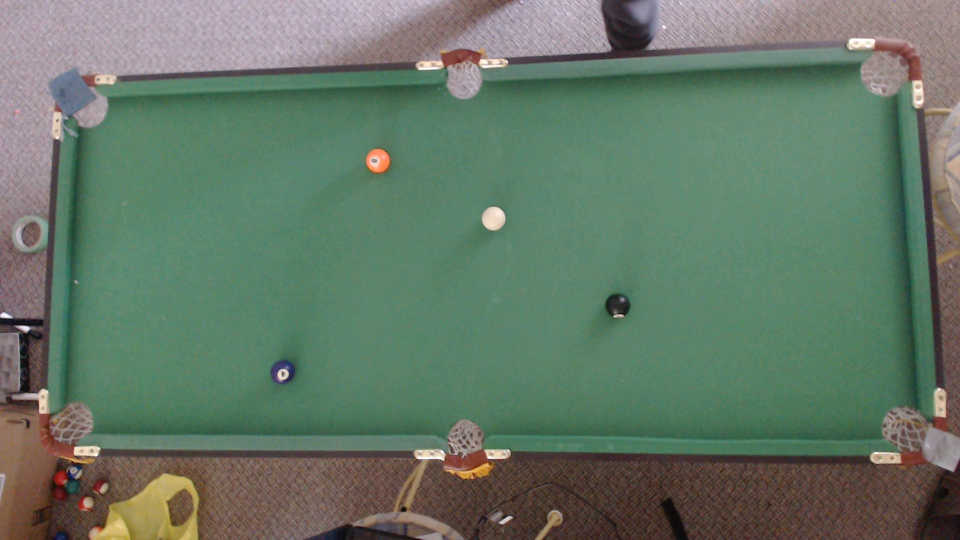
//> input picture Projects/Open_CV_Test/x64/Debug/images/fk.jpg, 1920 x 1080 px, given in place of the camera (shown at 1/2 size)
$ ./main   (built with g++ and OpenCV 4)
//> lines starting //> are read from the running program, lines starting //| are printed output that depends on the picture; after the words box and inside, x2 and y2 are one past the last pixel; in counts of white or black regions, pixels touching at a corner belong together
//objectTrackingTutorial.cpp

//Written by  Kyle Hounslow 2013

//Permission is hereby granted, free of charge, to any person obtaining a copy of this software and associated documentation files (the "Software")
//, to deal in the Software without restriction, including without limitation the rights to use, copy, modify, merge, publish, distribute, sublicense,
//and/or sell copies of the Software, and to permit persons to whom the Software is furnished to do so, subject to the following conditions:

//The above copyright notice and this permission notice shall be included in all copies or substantial portions of the Software.

//THE SOFTWARE IS PROVIDED "AS IS", WITHOUT WARRANTY OF ANY KIND, EXPRESS OR IMPLIED, INCLUDING BUT NOT LIMITED TO THE WARRANTIES OF MERCHANTABILITY,
//FITNESS FOR A PARTICULAR PURPOSE AND NONINFRINGEMENT. IN NO EVENT SHALL THE AUTHORS OR COPYRIGHT HOLDERS BE LIABLE FOR ANY CLAIM, DAMAGES OR OTHER
//LIABILITY, WHETHER IN AN ACTION OF CONTRACT, TORT OR OTHERWISE, ARISING FROM, OUT OF OR IN CONNECTION WITH THE SOFTWARE OR THE USE OR OTHER DEALINGS
//IN THE SOFTWARE.

#include <sstream>
#include <string>
#include <iostream>
#include <map>
#include <queue>
#include <fstream>
#include "opencv/cv.h"
#include "opencv2/highgui.hpp"
#include "opencv2/imgproc.hpp"
#include "opencv2/imgcodecs.hpp"


using namespace cv;
using namespace std;
//initial min and max HSV filter values.
//these will be changed using trackbars
int H_MIN = 42;
int H_MAX = 135;
int S_MIN = 0;
int S_MAX = 205;
int V_MIN = 0;
int V_MAX = 21;
//default capture width and height
const int FRAME_WIDTH = 640;
const int FRAME_HEIGHT = 480;
//max number of objects to be detected in frame
const int MAX_NUM_OBJECTS = 50;
//minimum and maximum object area
const int MIN_OBJECT_AREA = 20 * 20;
const int MAX_OBJECT_AREA = FRAME_HEIGHT * FRAME_WIDTH / 1.5;
//names that will appear at the top of each window
const string windowName = "Original Image";
const string windowName1 = "HSV Image";
const string windowName2 = "Thresholded Image";
const string windowName3 = "After Morphological Operations";
const string trackbarWindowName = "Trackbars";

//The following global variables are used for detecting the circles

const std::string windowNameCircles = "Hough Circle Detection Demo";
const std::string cannyThresholdTrackbarName = "Canny threshold";
const std::string accumulatorThresholdTrackbarName = "Accumulator Threshold";
const std::string usage = "Usage : tutorial_HoughCircle_Demo <path_to_input_image>\n";

const std::string circleDisplay = "Circle Display";

const int cannyThresholdInitialValue = 100; //best at 139
const int accumulatorThresholdInitialValue = 50; //best at 36
const int maxAccumulatorThreshold = 200;
const int maxCannyThreshold = 255;

RNG rng(12345);
int thresh = 100;
int max_thresh = 255;

//=====================================The Following functions are used for the colour detect==========================================================//
// [9 lines left out: function on_trackbar, not called in this run]
string intToString(int number) {


	std::stringstream ss;
	ss << number;
	return ss.str();
}
void createTrackbars() {
	//create window for trackbars


	cv::namedWindow(trackbarWindowName, 0);

	//create memory to store trackbar name on window
	char TrackbarName[50];
	sprintf_s(TrackbarName, "H_MIN", H_MIN);
	sprintf_s(TrackbarName, "H_MAX", H_MAX);
	sprintf_s(TrackbarName, "S_MIN", S_MIN);
	sprintf_s(TrackbarName, "S_MAX", S_MAX);
	sprintf_s(TrackbarName, "V_MIN", V_MIN);
	sprintf_s(TrackbarName, "V_MAX", V_MAX);
	//create trackbars and insert them into window
	//3 parameters are: the address of the variable that is changing when the trackbar is moved(eg.H_LOW),
	//the max value the trackbar can move (eg. H_HIGH),
	//and the function that is called whenever the trackbar is moved(eg. on_trackbar)
	//                                  ---->    ---->     ---->
	createTrackbar("H_MIN", trackbarWindowName, &H_MIN, H_MAX, on_trackbar);
	createTrackbar("H_MAX", trackbarWindowName, &H_MAX, H_MAX, on_trackbar);
	createTrackbar("S_MIN", trackbarWindowName, &S_MIN, S_MAX, on_trackbar);
	createTrackbar("S_MAX", trackbarWindowName, &S_MAX, S_MAX, on_trackbar);
	createTrackbar("V_MIN", trackbarWindowName, &V_MIN, V_MAX, on_trackbar);
	createTrackbar("V_MAX", trackbarWindowName, &V_MAX, V_MAX, on_trackbar);


}
void drawObject(int x, int y, Mat &frame) {

	//use some of the openCV drawing functions to draw crosshairs
	//on your tracked image!

	//UPDATE:JUNE 18TH, 2013
	//added 'if' and 'else' statements to prevent
	//memory errors from writing off the screen (ie. (-25,-25) is not within the window!)

	circle(frame, Point(x, y), 20, Scalar(0, 255, 0), 2);
	if (y - 25>0)
		line(frame, Point(x, y), Point(x, y - 25), Scalar(0, 255, 0), 2);
	else line(frame, Point(x, y), Point(x, 0), Scalar(0, 255, 0), 2);
	if (y + 25<FRAME_HEIGHT)
		line(frame, Point(x, y), Point(x, y + 25), Scalar(0, 255, 0), 2);
	else line(frame, Point(x, y), Point(x, FRAME_HEIGHT), Scalar(0, 255, 0), 2);
	if (x - 25>0)
		line(frame, Point(x, y), Point(x - 25, y), Scalar(0, 255, 0), 2);
	else line(frame, Point(x, y), Point(0, y), Scalar(0, 255, 0), 2);
	if (x + 25<FRAME_WIDTH)
		line(frame, Point(x, y), Point(x + 25, y), Scalar(0, 255, 0), 2);
	else line(frame, Point(x, y), Point(FRAME_WIDTH, y), Scalar(0, 255, 0), 2);

	putText(frame, intToString(x) + "," + intToString(y), Point(x, y + 30), 1, 1, Scalar(0, 255, 0), 2);

}
void morphOps(Mat &thresh) {

	//create structuring element that will be used to "dilate" and "erode" image.
	//the element chosen here is a 3px by 3px rectangle

	Mat erodeElement = getStructuringElement(MORPH_RECT, Size(3, 3));
	//dilate with larger element so make sure object is nicely visible
	Mat dilateElement = getStructuringElement(MORPH_RECT, Size(8, 8));

	erode(thresh, thresh, erodeElement);
	erode(thresh, thresh, erodeElement);


	dilate(thresh, thresh, dilateElement);
	dilate(thresh, thresh, dilateElement);

}
void trackFilteredObject(int &x, int &y, Mat threshold, Mat &cameraFeed) {

	Mat temp;
	threshold.copyTo(temp);
	//these two vectors needed for output of findContours
	vector< vector<Point> > contours;
	vector<Vec4i> hierarchy;
	//find contours of filtered image using openCV findContours function
	findContours(temp, contours, hierarchy, CV_RETR_CCOMP, CV_CHAIN_APPROX_SIMPLE);
	//use moments method to find our filtered object
	double refArea = 0;
	bool objectFound = false;
	if (hierarchy.size() > 0) {
		int numObjects = hierarchy.size();
		//if number of objects greater than MAX_NUM_OBJECTS we have a noisy filter
		if (numObjects<MAX_NUM_OBJECTS) {
			for (int index = 0; index >= 0; index = hierarchy[index][0]) {

				Moments moment = moments((cv::Mat)contours[index]);
				double area = moment.m00;

				//if the area is less than 20 px by 20px then it is probably just noise
				//if the area is the same as the 3/2 of the image size, probably just a bad filter
				//we only want the object with the largest area so we safe a reference area each
				//iteration and compare it to the area in the next iteration.
				if (area>MIN_OBJECT_AREA && area<MAX_OBJECT_AREA && area>refArea) {
					x = moment.m10 / area;
					y = moment.m01 / area;
					objectFound = true;
					refArea = area;
				}
				else objectFound = false;


			}
			//let user know you found an object
			if (objectFound == true) {
				putText(cameraFeed, "Tracking Object", Point(0, 50), 2, 1, Scalar(0, 255, 0), 2);
				//draw object location on screen
				drawObject(x, y, cameraFeed);
			}

		}
		else putText(cameraFeed, "TOO MUCH NOISE! ADJUST FILTER", Point(0, 50), 1, 2, Scalar(0, 0, 255), 2);
	}
}

//======================================The following functions are used for the circle detect===========================================================/

// [41 lines left out: functions HoughDetection, contoursConvexHull, not called in this run]

typedef struct t_color_node {
	cv::Mat       mean;       // The mean of this node
	cv::Mat       cov;
	uchar         classid;    // The class ID

	t_color_node  *left;
	t_color_node  *right;
} t_color_node;

cv::Mat get_dominant_palette(std::vector<cv::Vec3b> colors) {
	const int tile_size = 64;
	cv::Mat ret = cv::Mat(tile_size, tile_size*colors.size(), CV_8UC3, cv::Scalar(0));

	for (int i = 0; i<colors.size(); i++) {
		cv::Rect rect(i*tile_size, 0, tile_size, tile_size);
		cv::rectangle(ret, rect, cv::Scalar(colors[i][0], colors[i][1], colors[i][2]), CV_FILLED);
	}

	return ret;
}

std::vector<t_color_node*> get_leaves(t_color_node *root) {
	std::vector<t_color_node*> ret;
	std::queue<t_color_node*> queue;
	queue.push(root);

	while (queue.size() > 0) {
		t_color_node *current = queue.front();
		queue.pop();

		if (current->left && current->right) {
			queue.push(current->left);
			queue.push(current->right);
			continue;
		}

		ret.push_back(current);
	}

	return ret;
}

std::vector<cv::Vec3b> get_dominant_colors(t_color_node *root) {
	std::vector<t_color_node*> leaves = get_leaves(root);
	std::vector<cv::Vec3b> ret;

	for (int i = 0; i<leaves.size(); i++) {
		cv::Mat mean = leaves[i]->mean;
		ret.push_back(cv::Vec3b(mean.at<double>(0)*255.0f,
			mean.at<double>(1)*255.0f,
			mean.at<double>(2)*255.0f));
	}

	return ret;
}

// [21 lines left out: function get_next_classid, not called in this run]

void get_class_mean_cov(cv::Mat img, cv::Mat classes, t_color_node *node) {
	const int width = img.cols;
	const int height = img.rows;
	const uchar classid = node->classid;

	cv::Mat mean = cv::Mat(3, 1, CV_64FC1, cv::Scalar(0));
	cv::Mat cov = cv::Mat(3, 3, CV_64FC1, cv::Scalar(0));

	// We start out with the average color
	double pixcount = 0;
	for (int y = 0; y<height; y++) {
		cv::Vec3b* ptr = img.ptr<cv::Vec3b>(y);
		uchar* ptrClass = classes.ptr<uchar>(y);
		for (int x = 0; x<width; x++) {
			if (ptrClass[x] != classid)
				continue;

			cv::Vec3b color = ptr[x];
			cv::Mat scaled = cv::Mat(3, 1, CV_64FC1, cv::Scalar(0));
			scaled.at<double>(0) = color[0] / 255.0f;
			scaled.at<double>(1) = color[1] / 255.0f;
			scaled.at<double>(2) = color[2] / 255.0f;

			mean += scaled;
			cov = cov + (scaled * scaled.t());

			pixcount++;
		}
	}

	cov = cov - (mean * mean.t()) / pixcount;
	mean = mean / pixcount;

	// The node mean and covariance
	node->mean = mean.clone();
	node->cov = cov.clone();

	return;
}

// [51 lines left out: function partition_class, not called in this run]

cv::Mat get_quantized_image(cv::Mat classes, t_color_node *root) {
	std::vector<t_color_node*> leaves = get_leaves(root);

	const int height = classes.rows;
	const int width = classes.cols;
	cv::Mat ret(height, width, CV_8UC3, cv::Scalar(0));

	for (int y = 0; y<height; y++) {
		uchar *ptrClass = classes.ptr<uchar>(y);
		cv::Vec3b *ptr = ret.ptr<cv::Vec3b>(y);
		for (int x = 0; x<width; x++) {
			uchar pixel_class = ptrClass[x];
			for (int i = 0; i<leaves.size(); i++) {
				if (leaves[i]->classid == pixel_class) {
					ptr[x] = cv::Vec3b(leaves[i]->mean.at<double>(0) * 255,
						leaves[i]->mean.at<double>(1) * 255,
						leaves[i]->mean.at<double>(2) * 255);
				}
			}
		}
	}

	return ret;
}

cv::Mat get_viewable_image(cv::Mat classes) {
	const int height = classes.rows;
	const int width = classes.cols;

	const int max_color_count = 12;
	cv::Vec3b *palette = new cv::Vec3b[max_color_count];
	palette[0] = cv::Vec3b(0, 0, 0);
	palette[1] = cv::Vec3b(255, 0, 0);
	palette[2] = cv::Vec3b(0, 255, 0);
	palette[3] = cv::Vec3b(0, 0, 255);
	palette[4] = cv::Vec3b(255, 255, 0);
	palette[5] = cv::Vec3b(0, 255, 255);
	palette[6] = cv::Vec3b(255, 0, 255);
	palette[7] = cv::Vec3b(128, 128, 128);
	palette[8] = cv::Vec3b(128, 255, 128);
	palette[9] = cv::Vec3b(32, 32, 32);
	palette[10] = cv::Vec3b(255, 128, 128);
	palette[11] = cv::Vec3b(128, 128, 255);

	cv::Mat ret = cv::Mat(height, width, CV_8UC3, cv::Scalar(0, 0, 0));
	for (int y = 0; y<height; y++) {
		cv::Vec3b *ptr = ret.ptr<cv::Vec3b>(y);
		uchar *ptrClass = classes.ptr<uchar>(y);
		for (int x = 0; x<width; x++) {
			int color = ptrClass[x];
			if (color >= max_color_count) {
				printf("You should increase the number of predefined colors!\n");
				continue;
			}
			ptr[x] = palette[color];
		}
	}

	return ret;
}

// [31 lines left out: function get_max_eigenvalue_node, not called in this run]

std::vector<cv::Vec3b> find_dominant_colors(cv::Mat img, int count) {
	const int width = img.cols;
	const int height = img.rows;

	cv::Mat classes = cv::Mat(height, width, CV_8UC1, cv::Scalar(1));
	t_color_node *root = new t_color_node();

	root->classid = 1;
	root->left = NULL;
	root->right = NULL;

	t_color_node *next = root;
	get_class_mean_cov(img, classes, root);
	for (int i = 0; i<count - 1; i++) {
		next = get_max_eigenvalue_node(root);
		partition_class(img, classes, get_next_classid(root), next);
		get_class_mean_cov(img, classes, next->left);
		get_class_mean_cov(img, classes, next->right);
	}

	std::vector<cv::Vec3b> colors = get_dominant_colors(root);

	cv::Mat quantized = get_quantized_image(classes, root);
	cv::Mat viewable = get_viewable_image(classes);
	cv::Mat dom = get_dominant_palette(colors);

	cv::imwrite("./classification.png", viewable);
	cv::imwrite("./quantized.png", quantized);
	cv::imwrite("./palette.png", dom);

	return colors;
}

map<string, Point2f> assign_ball_colour(vector<Point2f> center, vector<float> radius, Mat display, Mat src)
{
	map<string, vector<int>> code;
	map<string, Vec3b> palette;
	map<string, Point2f>balls;


	code["black"] = vector<int>{ 44, 133, 0, 256, 0, 74 };
	//code["red"] = Vec3b(30, 40, 171);
	//palette["green"] = Vec3b(133, 122, 9);
	code["purple"] = vector<int>{ 116, 130, 0, 175, 0, 256 };
	code["blue"] = vector<int>{ 98, 119, 119, 228, 0, 256 };
	//palette["orange"] = Vec3b(115, 148, 194);
	code["white"] = vector<int>{ 0, 102, 0, 38, 0, 256 };
	//palette["maroon"] = Vec3b(51, 36, 128);
	code["yellow"] = vector<int>{ 0, 54, 54, 256, 0, 256 };


	palette["black"] = Vec3b(73, 73, 31);
	//palette["red"] = Vec3b(0, 0, 255);
	//palette["green"] = Vec3b(0, 255, 0);
	palette["blue"] = Vec3b(136, 106, 48);
	//palette["orange"] = Vec3b(0, 127, 255);
	palette["white"] = Vec3b(116, 119, 105);
	palette["purple"] = Vec3b(125, 96, 53);
	palette["yellow"] = Vec3b(93, 129, 146);
	//palette["indigo"] = Vec3b(128, 0, 0);


	string color_name;
	Vec3b nearest_color;
	vector<Vec3b> ball_colour;


	bool trackObjects = true;
	bool useMorphOps = true;
	//Matrix to store each frame of the webcam feed
	Mat cameraFeed;
	//matrix storage for HSV image
	Mat HSV;
	//matrix storage for binary threshold image
	Mat threshold;
	//x and y values for the location of the object
	int x = 0, y = 0;
	//create slider bars for HSV filtering
	createTrackbars();
	bool flag = true;


	//Find the average colour of each circle
	for (int i = 0; i < center.size(); i++)
	{
		//if (radius[i] < 10 || radius[i] > 18)
		if (radius[i] >  7 && radius[i] < 4)
			continue;

		cv::circle(display, center[i], 3, Scalar(0, 255, 0), -1, 8, 0);
		// circle outline
		cv::circle(display, center[i], radius[i], Scalar(0, 0, 255), 3, 8, 0);
		imshow("Output", display);

		float min_distance = FLT_MAX;
		try {
			//cv::Mat roi = src(cv::Range(center[i].y - radius[i], center[i].y + radius[i] + 1), cv::Range(center[i].x - radius[i], center[i].x + radius[i] + 1));
			cv::Mat roi = src(cv::Range(center[i].y - radius[i] - 1, center[i].y + radius[i] + 1), cv::Range(center[i].x - radius[i] - 1, center[i].x + radius[i] + 1));

			Mat copy = roi.clone();
			imshow("ROI", roi);

			cvtColor(roi, HSV, COLOR_BGR2HSV);

			for (map<string, vector<int>>::iterator pal = code.begin(); pal != code.end(); ++pal)
			{
				x = 0;
				y = 0;
				inRange(HSV, Scalar(pal->second[0], pal->second[2], pal->second[4]), Scalar(pal->second[1], pal->second[3], pal->second[5]), threshold);
				if (useMorphOps)
					morphOps(threshold);
				if (trackObjects)
					trackFilteredObject(x, y, threshold, copy);

				if (x > 0 && y > 0) cout << center[i] << " for " << pal->first << endl;
			}


			ball_colour = find_dominant_colors(roi, 1);
		}
		catch (cv::Exception & e)
		{
			continue;
		}

		for (map<string, Vec3b>::iterator pal = palette.begin(); pal != palette.end(); ++pal)
		{
			float dist = norm(pal->second, ball_colour[0]);
			if (dist < min_distance)
			{
				nearest_color = pal->second;
				color_name = pal->first;
				min_distance = dist;
			}
		}
		float th_distance = 1000.f;

		//if (min_distance < th_distance)
		if (min_distance < 10.0f)
		{
		//cout << ball_colour[0] << " is similar to " << color_name << endl;
		balls[color_name] = center[i];

		}
		else
		{
		//cout << ball_colour[0] << " is not in the palette" << endl;
		}
		//cout << "Distance with nearest color " << nearest_color << " is " << min_distance << endl;
		//waitKey();

	}
	return balls;
}

//void scale_table(Mat src, vector<Point2f> center, vector<float> radius, Mat display, Point2f left_corner, Point2f right_corner)
// [47 lines left out: function scale_table, not called in this run]

Mat3b crop_image_table(Mat src, Point2f &left_corner, Point2f &right_corner)
{
	Mat roi3b = src.clone();
	Mat result = src.clone();

	bool trackObjects = true;
	bool useMorphOps = true;
	Mat HSV;
	Mat threshold;

	cvtColor(roi3b, HSV, COLOR_BGR2HSV);
	int leftx, lefty, rightx, righty;
	Rect r;

	//Find left corner
	inRange(HSV, Scalar(167, 182, 119), Scalar(214, 230, 256), threshold);
	morphOps(threshold);
	trackFilteredObject(leftx, lefty, threshold, roi3b);
	imshow("test", threshold);
	imshow("test1", HSV);
	waitKey();

	//Find right corner
	//inRange(HSV, Scalar(18, 35, 86), Scalar(44, 100, 249), threshold);
	inRange(HSV, Scalar(42, 0, 0), Scalar(135, 205, 21), threshold);
	morphOps(threshold);
	trackFilteredObject(rightx, righty, threshold, roi3b);

	//waitKey();
	/*
	try {
		left_corner = Point2f(leftx - 5, lefty - 5);
		right_corner = Point2f(rightx + 5, righty + 5);
		r = Rect(left_corner, right_corner);
	}
	catch (cv::Exception & e)
	{
		r = Rect(130, 130, 500, 250);
	}
	*/

	r = Rect(130, 130, 500, 250);
	//r = Rect(348, 503, 131, 136);

	Mat3b crop(result(r));
	return crop;
}

/*
int main(int argc, char** argv) {
//some boolean variables for different functionality within this
//program
bool trackObjects = true;
bool useMorphOps = true;
//Matrix to store each frame of the webcam feed
Mat cameraFeed;
//matrix storage for HSV image
Mat HSV;
//matrix storage for binary threshold image
Mat threshold;
//x and y values for the location of the object
int x = 0, y = 0;
//create slider bars for HSV filtering
createTrackbars();
//video capture object to acquire webcam feed


VideoCapture capture;
//open capture object at location zero (default location for webcam)
capture.open(0);
//set height and width of capture frame
capture.set(CV_CAP_PROP_FRAME_WIDTH, FRAME_WIDTH);
capture.set(CV_CAP_PROP_FRAME_HEIGHT, FRAME_HEIGHT);


VideoCapture capture;
capture.open(1);
capture.set(CAP_PROP_AUTOFOCUS, 1);
//capture.set(3, 1024);
//capture.set(4, 576);
capture.set(CAP_PROP_BRIGHTNESS, 100);
capture.set(CAP_PROP_SATURATION, 255);
capture.set(CV_CAP_PROP_FRAME_WIDTH, 640);
capture.set(CV_CAP_PROP_FRAME_HEIGHT, 480);
//src = imread(argv[1], 1);
Point2f left_corner;
Point2f right_corner;
Mat src;
Mat roi3b;

char key = 0;
while (key != 'q' && key != 'Q')
{
	capture.read(roi3b);
	imshow("Test", roi3b);
	key = (char)waitKey(10);
}


//Point2f left_corner;
//Point2f right_corner;


//capture.read(cameraFeed);
//cameraFeed = imread(argv[1], IMREAD_COLOR);
//Mat src = imread(argv[1], IMREAD_COLOR);
//roi3b = crop_image_table(src, left_corner, right_corner);
Mat copy;
//mshow(windowName, roi3b);

//start an infinite loop where webcam feed is copied to cameraFeed matrix
//all of our operations will be performed within this loop

while (1) {

//store image to matrix

copy = roi3b.clone();
//convert frame from BGR to HSV colorspace
cvtColor(roi3b, HSV, COLOR_BGR2HSV);
//filter HSV image between values and store filtered image to
//threshold matrix
inRange(HSV, Scalar(H_MIN, S_MIN, V_MIN), Scalar(H_MAX, S_MAX, V_MAX), threshold);
//perform morphological operations on thresholded image to eliminate noise
//and emphasize the filtered object(s)w
if (useMorphOps)
morphOps(threshold);
//pass in thresholded frame to our object tracking function
//this function will return the x and y coordinates of the
//filtered object
if (trackObjects)
trackFilteredObject(x, y, threshold, copy);

//show frames
imshow(windowName2, threshold);
imshow(windowName, copy);
//imshow(windowName1, HSV);


//delay 30ms so that screen can refresh.
//image will not appear without this waitKey() command
waitKey(30);
}

return 0;
}
*/


int main(int argc, char** argv)
{
	Mat src, srcGray, srcBlur, srcCanny;

	VideoCapture capture;
	capture.open(1);
	capture.set(CAP_PROP_AUTOFOCUS, 1);
	//capture.set(3, 1024);
	//capture.set(4, 576);
	//capture.set(CAP_PROP_BRIGHTNESS, 100);
	//capture.set(CAP_PROP_SATURATION, 255);
	capture.set(CV_CAP_PROP_FRAME_WIDTH, 640);
	capture.set(CV_CAP_PROP_FRAME_HEIGHT, 480);
	//src = imread(argv[1], 1);
	Point2f left_corner;
	Point2f right_corner;

	char key = 0;
	while (key != 'q' && key != 'Q')
	{
		capture.read(src);
//> src is the input picture: 1080 rows x 1920 cols, CV_8UC3; mean B, G, R 102.7, 119.6, 100.9
		imshow("Test", src);
		key = (char)waitKey(10);
//> the 'q' key is pressed
	}
	cout << src.size().width << " and " << src.size().height << endl;
//| 1920 and 1080
	imshow("Test window", src);
	waitKey();
	Mat3b roi3b = crop_image_table(src, left_corner, right_corner);
//> in crop_image_table, `inRange(HSV, Scalar(167, 182, 119), Scalar(214, 230, 256), threshold);`:
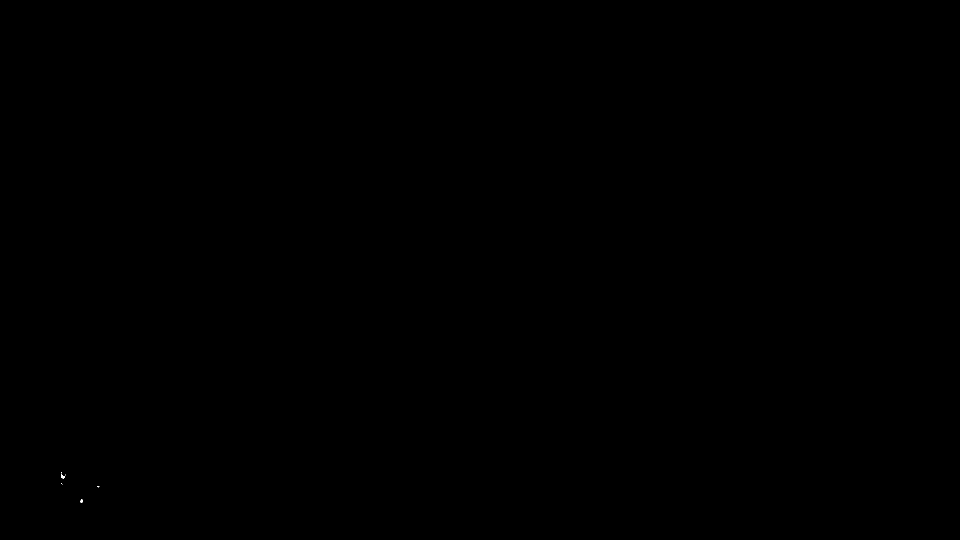
//> threshold: 1080 rows x 1920 cols, CV_8UC1 (shown at 1/2 size); 0% white; 6 white regions (4 under 20 px), largest, box (x1, y1, x2, y2) and area: (122, 948, 129, 957) 41, (160, 999, 166, 1005) 26
//> in trackFilteredObject, `findContours(temp, contours, hierarchy, CV_RETR_CCOMP, CV_CHAIN_APPROX..`: contours = 0 contours
//> in crop_image_table, `trackFilteredObject(leftx, lefty, threshold, roi3b);`: leftx = 0
//> in crop_image_table, `imshow("test1", HSV);`:
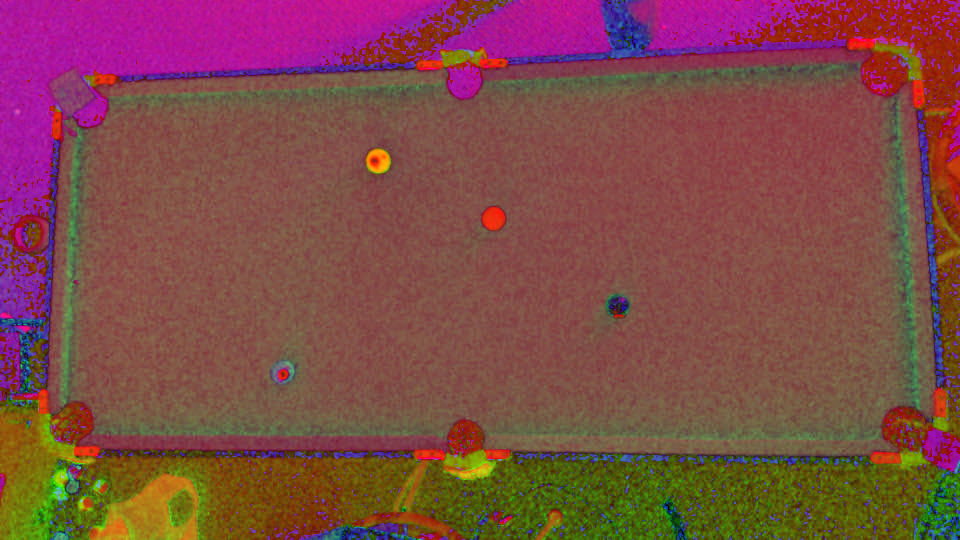
//> window 'test1': 1080 rows x 1920 cols, CV_8UC3 (shown at 1/2 size); mean B, G, R 70.7, 73.9, 126.6
//> (the rest of the program and of its run is left out)
